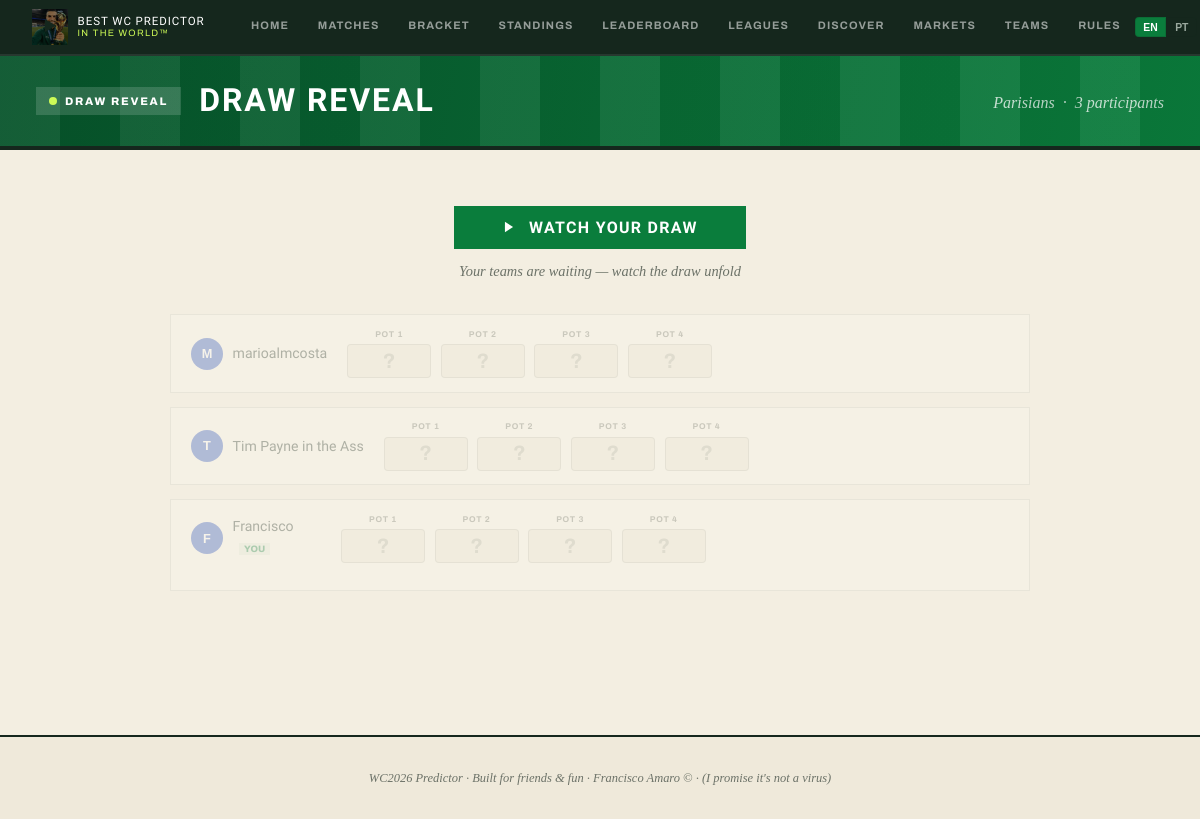
Screenshot of /leagues/2/sweepstake/reveal (signed in) with the database file from the repository.
### app/models.py (models this page shows)
class League(Base):
    __tablename__ = "leagues"
    id = Column(Integer, primary_key=True, index=True)
    name = Column(String(100), nullable=False)
    invite_code = Column(String(8), unique=True, nullable=False, index=True)
    admin_id = Column(Integer, ForeignKey("users.id"), nullable=False)
    description = Column(String(200), nullable=True)
    accent_color = Column(String(10), default="#1a47c0")
    badge_emoji = Column(String(6), default="★")
    banner_url = Column(String(200), nullable=True)
    points_exact_score = Column(Integer, default=3)
    points_correct_result = Column(Integer, default=1)
    boost_multiplier = Column(Integer, default=2)   # exact-score boost multiplier
    points_bracket_winner = Column(Integer, default=10)
    points_bracket_finalist = Column(Integer, default=5)
    points_bracket_semi = Column(Integer, default=2)
    points_bracket_quarter = Column(Integer, default=1)
    logo_url = Column(String(200), nullable=True)
    is_public = Column(Boolean, default=False)             # joinable without invite code
    category = Column(String(20), default="general")       # general / country / global
    sweepstake_enabled = Column(Boolean, default=False)
    sweepstake_buy_in = Column(Float, default=10.0)
    sweepstake_teams_per_person = Column(Integer, default=1)
    sweepstake_drawn = Column(Boolean, default=False)
    sweep_pts_win = Column(Integer, default=2)             # points per match win
    sweep_pts_draw = Column(Integer, default=0)            # points per draw (group stage)
    sweep_pts_goal = Column(Integer, default=0)            # points per goal scored
    sweep_pts_clean_sheet = Column(Integer, default=0)     # points per clean sheet kept
    sweep_big_win_threshold = Column(Integer, default=0)   # min GD to trigger big win bonus (0 = off)
    sweep_big_win_pts = Column(Integer, default=0)         # bonus points for a big win
    sweep_upset_pts = Column(Integer, default=0)           # bonus for a lower-tier team beating a higher-tier team
    created_at = Column(DateTime, default=datetime.utcnow)
    admin = relationship("User", foreign_keys=[admin_id])
    members = relationship("LeagueMember", back_populates="league", cascade="all, delete-orphan")
    predictions = relationship("Prediction", back_populates="league", cascade="all, delete-orphan")
    sweepstake_assignments = relationship("SweepstakeAssignment", back_populates="league", cascade="all, delete-orphan")
    sweepstake_groups = relationship("SweepstakeGroup", back_populates="league", cascade="all, delete-orphan", order_by="SweepstakeGroup.order_index")
    tournament_picks = relationship("TournamentPick", back_populates="league", cascade="all, delete-orphan")

class User(Base):
    __tablename__ = "users"
    id = Column(Integer, primary_key=True, index=True)
    username = Column(String(50), unique=True, nullable=False, index=True)
    email = Column(String(100), unique=True, nullable=False, index=True)
    password_hash = Column(String(200), nullable=False)
    recovery_phrase_hash = Column(String(200), nullable=True)  # hashed answer used for self-service password reset
    is_superadmin = Column(Boolean, default=False)
    display_name = Column(String(50), nullable=True)
    bio = Column(String(120), nullable=True)
    credits = Column(Float, default=10.0)
    avatar_color = Column(String(10), default="#1a47c0")
    avatar_icon = Column(String(6), default="★")
    avatar_img_url = Column(String(200), nullable=True)
    profile_bg = Column(String(100), nullable=True)     # CSS gradient/color for whole-app background
    profile_banner_url = Column(String(200), nullable=True)  # banner image on profile page
    favorite_team_id = Column(Integer, ForeignKey("teams.id"), nullable=True)
    main_league_id = Column(Integer, ForeignKey("leagues.id"), nullable=True)  # canonical league for home-page predictions
    scoring_vote = Column(String(3), nullable=True)            # "90" or "120" — player's vote on knockout scoring minute
    seen_rules_announcement = Column(Boolean, default=False)   # has the player seen the new-rules popup
    created_at = Column(DateTime, default=datetime.utcnow)
    memberships = relationship("LeagueMember", back_populates="user", cascade="all, delete-orphan")
    predictions = relationship("Prediction", back_populates="user", cascade="all, delete-orphan")
    sweepstake_assignments = relationship("SweepstakeAssignment", back_populates="user")
    tournament_picks = relationship("TournamentPick", back_populates="user", cascade="all, delete-orphan")
    favorite_team = relationship("Team", foreign_keys=[favorite_team_id])
    main_league = relationship("League", foreign_keys=[main_league_id])

class SweepstakeAssignment(Base):
    __tablename__ = "sweepstake_assignments"
    id = Column(Integer, primary_key=True, index=True)
    league_id = Column(Integer, ForeignKey("leagues.id"), nullable=False)
    user_id = Column(Integer, ForeignKey("users.id"), nullable=False)
    team_id = Column(Integer, ForeignKey("teams.id"), nullable=False)
    group_id = Column(Integer, ForeignKey("sweepstake_groups.id"), nullable=True)
    league = relationship("League", back_populates="sweepstake_assignments")
    user = relationship("User", back_populates="sweepstake_assignments")
    team = relationship("Team", back_populates="sweepstake_assignments")
    group = relationship("SweepstakeGroup")

class SweepstakeGroup(Base):
    __tablename__ = "sweepstake_groups"
    id = Column(Integer, primary_key=True, index=True)
    league_id = Column(Integer, ForeignKey("leagues.id"), nullable=False)
    name = Column(String(50), nullable=False)
    order_index = Column(Integer, default=0)
    pts_win = Column(Integer, nullable=True)               # overrides league sweep_pts_win when set
    league = relationship("League", back_populates="sweepstake_groups")
    teams = relationship("SweepstakeGroupTeam", back_populates="group", cascade="all, delete-orphan")

### app/routers/sweepstake.py (the view)
@router.get("/leagues/{league_id}/sweepstake/reveal")
async def reveal_page(request: Request, league_id: int, db: Session = Depends(get_db)):
    user = auth.get_current_user(request, db)
    if not user:
        return RedirectResponse("/login", status_code=303)
    league = db.query(models.League).filter(models.League.id == league_id).first()
    if not league:
        return RedirectResponse("/leagues", status_code=303)
    membership = db.query(models.LeagueMember).filter_by(
        league_id=league_id, user_id=user.id
    ).first()
    if not membership and not user.is_superadmin:
        return RedirectResponse("/leagues", status_code=303)
    if not league.sweepstake_drawn:
        return RedirectResponse(f"/leagues/{league_id}/sweepstake", status_code=303)
    assignments = (
        db.query(models.SweepstakeAssignment)
        .filter_by(league_id=league_id)
        .all()
    )
    by_user: dict = {}
    for a in assignments:
        by_user.setdefault(a.user_id, []).append(a)
    for lst in by_user.values():
        lst.sort(key=lambda a: (a.group.order_index if a.group else 99))
    draw_results = [
        {"user": lst[0].user, "assignments": lst}
        for lst in by_user.values() if lst
    ]
    rng = random.Random(league_id * 7919 + len(draw_results))
    rng.shuffle(draw_results)
    all_teams = db.query(models.Team).all()
    return templates.TemplateResponse(
        "sweepstake/reveal.html",
        {
            "request": request,
            "user": user,
            "league": league,
            "draw_results": draw_results,
            "all_teams": all_teams,
        },
    )

### app/templates/sweepstake/reveal.html (shortened to what this page needs)
{% extends "base.html" %}
{% block content %}
{% set _lang = request.cookies.get('lang', user.language if user and user.language else 'en') %}
<div class="pg-band" style="padding:28px 36px">
  <span class="pg-live"><span class="dot"></span>Draw Reveal</span>
  <h1 style="font-size:2rem;letter-spacing:.06em">DRAW REVEAL</h1>
  <p style="font-family:'Spectral',serif;font-style:italic;color:rgba(255,255,255,.75);margin-top:.25rem">{{ league.name }} &nbsp;·&nbsp; {{ draw_results|length }} participants</p>
</div>
<div class="container page-content" style="max-width:860px">
  <div style="text-align:center;padding:1.5rem 0 2rem">
    <button id="startBtn" onclick="onStartClick()"
            class="btn btn-primary"
            style="font-size:1rem;padding:.75rem 3rem;letter-spacing:.08em;font-family:'Archivo Black',sans-serif">
      <svg width="14" height="14" viewBox="0 0 24 24" fill="currentColor" style="display:inline-block;vertical-align:-.1em;margin-right:.4rem"><polygon points="5,3 19,12 5,21"/></svg>
      <span id="startBtnLabel">START REVEAL</span>
    </button>
    <p id="revealStatus"
       style="font-family:'Spectral',serif;font-style:italic;font-size:.9rem;color:var(--pg-muted);margin-top:.75rem">
    </p>
  </div>
  <div style="display:flex;flex-direction:column;gap:.85rem">
    {% for result in draw_results %}
    <div class="rcard card" id="rcard-{{ loop.index0 }}"
         data-user="{{ result.user.id }}"
         style="overflow:hidden;opacity:.3;transition:opacity .4s,transform .35s,box-shadow .35s">
      <div class="card-body" style="display:flex;align-items:center;gap:1.25rem;flex-wrap:wrap;padding:.85rem 1.25rem">
        <div style="display:flex;align-items:center;gap:.6rem;min-width:130px">
          {{ avatar_html(result.user, 'sm') | safe }}
          <div>
            <div style="font-family:'Archivo Black',sans-serif;font-size:.88rem;line-height:1.2">
              {{ result.user.display_name or result.user.username }}
            </div>
            {% if result.user.id == user.id %}
            <span class="you-badge">YOU</span>
            {% endif %}
          </div>
        </div>
        <div style="display:flex;gap:.6rem;flex-wrap:wrap;flex:1">
          {% for a in result.assignments %}
          <div class="rslot"
               data-code="{{ a.team.code }}"
               data-name="{{ a.team.name }}"
               data-flag="{{ flag_url(a.team.code) }}"
               style="display:flex;flex-direction:column;align-items:center;gap:.2rem;min-width:84px">
            <div style="font-size:.52rem;font-weight:700;letter-spacing:.1em;text-transform:uppercase;color:var(--pg-muted)">
              {{ a.group.name.split(':')[0] if a.group else 'Team' }}
            </div>
            <div class="rslot-inner"
                 style="background:var(--pg-foot);border:1px solid var(--border);border-radius:4px;
                        padding:.35rem .55rem;display:flex;align-items:center;gap:.35rem;
                        min-width:84px;min-height:34px;justify-content:center">
              <span style="font-size:1.3rem;color:var(--border-2);font-weight:700;line-height:1">?</span>
            </div>
          </div>
          {% endfor %}
        </div>
      </div>
      {% if result.user.id == user.id %}
      <div style="padding:.2rem 1.25rem .6rem;display:flex;align-items:center">
      </div>
      {% endif %}
    </div>
    {% endfor %}
  </div>
  <div style="text-align:center;padding:2rem 0 1rem">
  </div>
</div>
{% endblock %}

### app/static/css/style.css (style rules this page uses)
:root { --pg-paper: #f3eee1; --pg-card: #fbf8ef; --pg-foot: #efe9da; --pg-ink: #15271d; --pg-green: #0a7d3c; --pg-gd: #06532a; --pg-lime: #cdfa57; --pg-muted: #6c7268; --pg-cons: #e3ddcd; --pg-sub: #b9c2ad; --bg-0: #f3eee1; --bg-1: #fbf8ef; --bg-2: #efe9da; --bg-3: #e5dece; --bg-4: #d9d1be; --border: rgba(21,39,29,.18); --border-2: rgba(21,39,29,.28); --accent: #0a7d3c; --primary: #0a7d3c; --gold: #0a7d3c; --gold-2: #075e2d; --red: #dc2626; --green: #0a7d3c; --blue: #0891b2; --text-0: #15271d; --text-1: #15271d; --text-2: #6c7268; --text-3: #9aa89e; --nav-h: 56px; --radius: 0px; --radius-lg: 0px; }
*, *::before, *::after { box-sizing: border-box; margin: 0; padding: 0; }
html { font-size: 16px; scroll-behavior: smooth; overflow-x: hidden; }
body { overflow-x: hidden; }
body { background-color: var(--pg-paper); color: var(--pg-ink); font-family: "Archivo", -apple-system, BlinkMacSystemFont, "Segoe UI", sans-serif; min-height: 100vh; line-height: 1.5; }
body::before, body::after { display: none; }
.avatar { border-radius: 50%; display: flex; align-items: center; justify-content: center; font-weight: 800; flex-shrink: 0; color: #fff; }
.avatar-sm { width: 32px; height: 32px; font-size: .8rem; }
.container { max-width: 1200px; margin: 0 auto; padding: 0 1.5rem; }
.page-content { padding: 2rem 0; }
.pg-band { background: linear-gradient(100deg, var(--pg-gd), var(--pg-green)); color: #fff; padding: 18px 36px; display: flex; align-items: center; gap: 18px; position: relative; overflow: hidden; border-bottom: 4px solid var(--pg-ink); }
.pg-band::after { content: ''; position: absolute; inset: 0; pointer-events: none; background-image: repeating-linear-gradient(90deg, rgba(255,255,255,.06) 0 60px, rgba(0,0,0,.05) 60px 120px); }
.pg-live { position: relative; z-index: 1; display: flex; align-items: center; gap: 8px; background: rgba(255,255,255,.15); padding: 6px 13px; font-family: "Archivo", sans-serif; font-weight: 800; font-size: 11px; letter-spacing: .16em; text-transform: uppercase; flex-shrink: 0; }
.pg-live .dot { width: 8px; height: 8px; border-radius: 50%; background: var(--pg-lime); flex-shrink: 0; }
.pg-band h1, .pg-band-title { position: relative; z-index: 1; font-family: "Archivo Black", sans-serif; font-size: 30px; letter-spacing: -.01em; text-transform: uppercase; line-height: 1.05; flex: 1; min-width: 0; overflow-wrap: break-word; }
.card { background: var(--pg-card); border: 1px solid var(--border); border-radius: 0; overflow: hidden; }
.card-body { padding: 1.25rem; }
.you-badge { font-family: "Archivo", sans-serif; font-size: .58rem; background: rgba(10,125,60,.1); color: var(--pg-green); padding: 1px 5px; margin-left: .4rem; font-weight: 800; }
.btn { display: inline-flex; align-items: center; justify-content: center; gap: .4rem; padding: .6rem 1.25rem; font-family: "Archivo", sans-serif; font-size: .8rem; font-weight: 800; border-radius: 0; border: none; cursor: pointer; transition: all .15s; text-decoration: none; letter-spacing: .06em; white-space: nowrap; text-transform: uppercase; }
.btn-primary { background: var(--pg-green); color: #fff; }

### app/templates/sweepstake/reveal.html (style rules this page uses)
#startBtn.first-time-pulse { animation: btnPulse 2s ease-in-out infinite; box-shadow: 0 0 0 0 rgba(10,125,60,.5); }

### rows the page displays
League: name "Parisians"
User: avatar_color+display_name+username "M", user "marioalmcosta"
SweepstakeAssignment: group.name "POT 1"
SweepstakeAssignment: group.name "POT 2"
SweepstakeAssignment: group.name "POT 3"
SweepstakeAssignment: group.name "POT 4"
User: avatar_color+display_name+username "T", user "Tim Payne in the Ass"
SweepstakeAssignment: group.name "POT 1"
SweepstakeAssignment: group.name "POT 2"
SweepstakeAssignment: group.name "POT 3"
SweepstakeAssignment: group.name "POT 4"
User: user "Francisco"
SweepstakeAssignment: group.name "POT 1"
SweepstakeAssignment: group.name "POT 2"
SweepstakeAssignment: group.name "POT 3"
SweepstakeAssignment: group.name "POT 4"

### other values shown
{{ t('nav.home', _lang) }} "HOME"
{{ t('nav.matches', _lang) }} "MATCHES"
{{ t('nav.bracket', _lang) }} "BRACKET"
{{ t('nav.standings', _lang) }} "STANDINGS"
{{ t('nav.leaderboard', _lang) }} "LEADERBOARD"
{{ t('nav.leagues', _lang) }} "LEAGUES"
{{ t('nav.discover', _lang) }} "DISCOVER"
{{ t('nav.markets', _lang) }} "MARKETS"
{{ t('nav.teams', _lang) }} "TEAMS"
{{ draw_results|length }} "3"
{{ t('footer.text', _lang) }} "WC2026 Predictor · Built for friends & fun · Francisco Amaro © · (I promise it's not a virus)"
